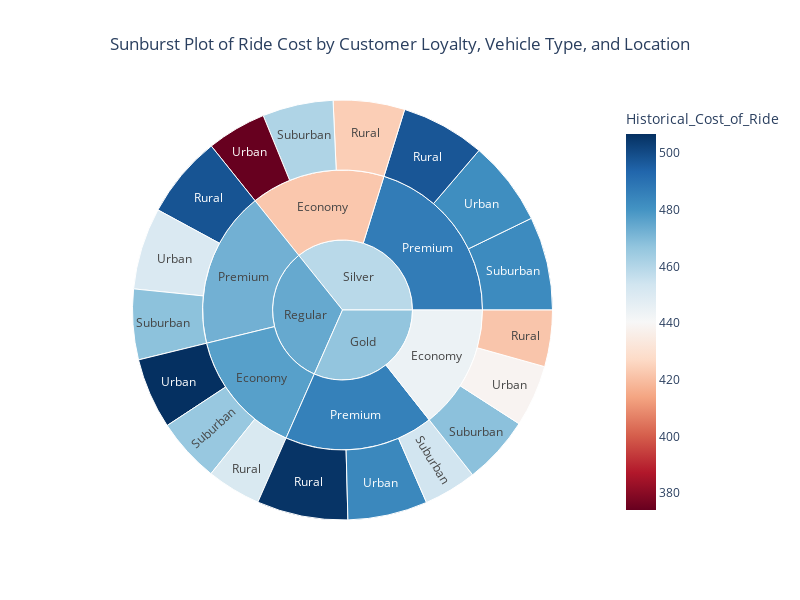

Write notebook code for a chart like this one.
### Code cell
# Sunburst plot for hierarchical analysis
fig = px.sunburst(df, path=['Customer_Loyalty_Status', 'Vehicle_Type', 'Location_Category'], 
                  values='Historical_Cost_of_Ride', 
                  color='Historical_Cost_of_Ride',
                  color_continuous_scale='RdBu',
                  title="Sunburst Plot of Ride Cost by Customer Loyalty, Vehicle Type, and Location")
fig.update_layout(width=800, height=600, title_x=0.5)
fig.show()

### Figure 1 — Plotly figure (JSON) as saved in the notebook; plotly's stock layout.template omitted (floating-point values rounded to 4 significant figures)
{"data": [{"branchvalues": "total", "customdata": [[421.8], [450.9], [423.9], [505.9], [498.0], [497.5], [468.0], [465.7], [460.8], [453.5], [467.8], [482.5], [438.8], [506.8], [374.1], [483.5], [450.7], [481.7], [444.3], [476.9], [422.2], [485.5], [472.4], [487.1], [466.8], [474.4], [458.9]], "domain": {"x": [0, 1], "y": [0, 1]}, "hovertemplate": "labels=%{label}<br>Historical_Cost_of_Ride_sum=%{value}<br>parent=%{parent}<br>id=%{id}<br>Historical_Cost_of_Ride=%{color}<extra></extra>", "ids": ["Gold/Economy/Rural", "Regular/Economy/Rural", "Silver/Economy/Rural", "Gold/Premium/Rural", "Regular/Premium/Rural", "Silver/Premium/Rural", "Gold/Economy/Suburban", "Regular/Economy/Suburban", "Silver/Economy/Suburban", "Gold/Premium/Suburban", "Regular/Premium/Suburban", "Silver/Premium/Suburban", "Gold/Economy/Urban", "Regular/Economy/Urban", "Silver/Economy/Urban", "Gold/Premium/Urban", "Regular/Premium/Urban", "Silver/Premium/Urban", "Gold/Economy", "Regular/Economy", "Silver/Economy", "Gold/Premium", "Regular/Premium", "Silver/Premium", "Gold", "Regular", "Silver"], "labels": ["Rural", "Rural", "Rural", "Rural", "Rural", "Rural", "Suburban", "Suburban", "Suburban", "Suburban", "Suburban", "Suburban", "Urban", "Urban", "Urban", "Urban", "Urban", "Urban", "Economy", "Economy", "Economy", "Premium", "Premium", "Premium", "Gold", "Regular", "Silver"], "marker": {"coloraxis": "coloraxis", "colors": [421.8, 450.9, 423.9, 505.9, 498.0, 497.5, 468.0, 465.7, 460.8, 453.5, 467.8, 482.5, 438.8, 506.8, 374.1, 483.5, 450.7, 481.7, 444.3, 476.9, 422.2, 485.5, 472.4, 487.1, 466.8, 474.4, 458.9]}, "name": "", "parents": ["Gold/Economy", "Regular/Economy", "Silver/Economy", "Gold/Premium", "Regular/Premium", "Silver/Premium", "Gold/Economy", "Regular/Economy", "Silver/Economy", "Gold/Premium", "Regular/Premium", "Silver/Premium", "Gold/Economy", "Regular/Economy", "Silver/Economy", "Gold/Premium", "Regular/Premium", "Silver/Premium", "Gold", "Regular", "Silver", "Gold", "Regular", "Silver", "", "", ""], "type": "sunburst", "values": [16200.0, 15530.0, 20490.0, 26130.0, 23650.0, 24130.0, 19590.0, 18450.0, 20290.0, 15200.0, 20190.0, 26800.0, 17730.0, 20330.0, 17050.0, 22870.0, 23480.0, 24370.0, 53520.0, 54310.0, 57840.0, 64210.0, 67330.0, 75300.0, 117700.0, 121600.0, 133100.0]}], "layout": {"coloraxis": {"colorbar": {"title": {"text": "Historical_Cost_of_Ride"}}, "colorscale": [[0, "rgb(103,0,31)"], [0.1, "rgb(178,24,43)"], [0.2, "rgb(214,96,77)"], [0.3, "rgb(244,165,130)"], [0.4, "rgb(253,219,199)"], [0.5, "rgb(247,247,247)"], [0.6, "rgb(209,229,240)"], [0.7, "rgb(146,197,222)"], [0.8, "rgb(67,147,195)"], [0.9, "rgb(33,102,172)"], [1, "rgb(5,48,97)"]]}, "height": 600, "legend": {"tracegroupgap": 0}, "title": {"text": "Sunburst Plot of Ride Cost by Customer Loyalty, Vehicle Type, and Location", "x": 0.5}, "width": 800}}
